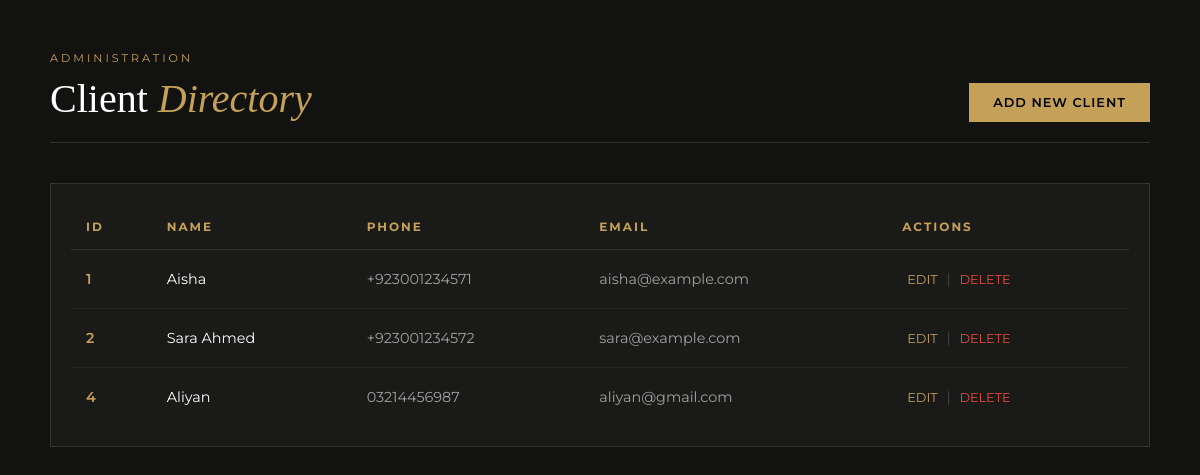
Page /Admin-site/clients.php on the committed database.
### tables this page shows
CREATE TABLE `clients` (
  `id` int(11) NOT NULL,
  `name` varchar(100) NOT NULL,
  `phone` varchar(20) DEFAULT NULL,
  `email` varchar(100) DEFAULT NULL,
  `notes` text DEFAULT NULL,
  `created_at` timestamp NOT NULL DEFAULT current_timestamp()
);

### Admin-site/clients.php (the view, shortened to what this page needs)
<?php
include "../includes/connection.php";
$result = mysqli_query($conn, "SELECT * FROM clients");
?>
<!DOCTYPE html>
<html lang="en">
<head>
</head>
<body>
<div class="container">
    <header>
        <div>
            <p style="color: var(--gold); font-size: 0.7rem; letter-spacing: 3px; margin-bottom: 10px;">ADMINISTRATION</p>
            <h2>Client <span>Directory</span></h2>
        </div>
        <a href="add_client.php" class="btn-add">Add New Client</a>
    </header>
    <div class="table-wrapper">
        <table>
            <thead>
                <tr>
                    <th>ID</th>
                    <th>Name</th>
                    <th>Phone</th>
                    <th>Email</th>
                    <th>Actions</th>
                </tr>
            </thead>
            <tbody>
                <?php while($row = mysqli_fetch_assoc($result)) { ?>
                <tr>
                    <td style="color: var(--gold); font-weight: 600;"><?php echo $row['id']; ?></td>
                    <td style="color: var(--text-main);"><?php echo $row['name']; ?></td>
                    <td><?php echo $row['phone']; ?></td>
                    <td><?php echo $row['email']; ?></td>
                    <td class="action-links">
                        <a href="edit_client.php?id=<?php echo $row['id']; ?>">EDIT</a>
                        <span style="color: #444;">|</span>
                        <a href="delete_client.php?id=<?php echo $row['id']; ?>" class="delete-link" onclick="return confirm('Are you sure?')">DELETE</a>
                    </td>
                </tr>
                <?php } ?>
            </tbody>
        </table>
    </div>
</div>
</body>
</html>

### Admin-site/clients.php (style rules this page uses)
:root { --bg-color: #121211; --card-bg: #1a1a19; --gold: #c5a059; --text-main: #ffffff; --text-dim: #a0a0a0; --accent-border: #333330; }
body { background-color: var(--bg-color); color: var(--text-main); font-family: 'Montserrat', sans-serif; margin: 0; padding: 40px; display: flex; justify-content: center; }
.container { width: 100%; max-width: 1100px; }
header { display: flex; justify-content: space-between; align-items: flex-end; margin-bottom: 40px; border-bottom: 1px solid var(--accent-border); padding-bottom: 20px; }
h2 { font-family: 'Playfair Display', serif; font-size: 2.5rem; margin: 0; font-weight: 400; }
h2 span { color: var(--gold); font-style: italic; }
.btn-add { background-color: var(--gold); color: #000; text-decoration: none; padding: 12px 24px; font-size: 0.8rem; font-weight: 600; letter-spacing: 1px; text-transform: uppercase; transition: opacity 0.3s ease; }
.table-wrapper { background: var(--card-bg); padding: 20px; border: 1px solid var(--accent-border); }
table { width: 100%; border-collapse: collapse; text-align: left; }
th { text-transform: uppercase; font-size: 0.75rem; letter-spacing: 2px; color: var(--gold); padding: 15px; border-bottom: 1px solid var(--accent-border); }
td { padding: 20px 15px; font-size: 0.9rem; color: var(--text-dim); border-bottom: 1px solid #252524; }
tr:last-child td { border-bottom: none; }
.action-links a { color: var(--gold); text-decoration: none; font-size: 0.8rem; margin: 0 5px; transition: border-bottom 0.3s; border-bottom: 1px solid transparent; }
.delete-link { color: #e74c3c !important; }

### rows in the picture
clients: id "1", name "Aisha", phone "+923001234571", email "aisha@example.com"
clients: id "2", name "Sara Ahmed", phone "+923001234572", email "sara@example.com"
clients: id "4", name "Aliyan", phone "03214456987", email "aliyan@gmail.com"
